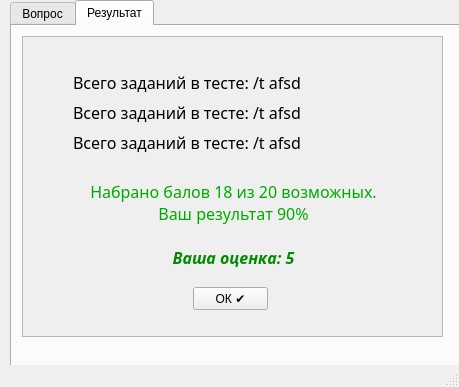
<?xml version="1.0" encoding="UTF-8"?>
<ui version="4.0">
 <class>MainWindow</class>
 <widget class="QMainWindow" name="MainWindow">
  <property name="geometry">
   <rect>
    <x>0</x>
    <y>0</y>
    <width>459</width>
    <height>387</height>
   </rect>
  </property>
  <property name="windowTitle">
   <string>MainWindow</string>
  </property>
  <widget class="QWidget" name="centralwidget">
   <widget class="QTabWidget" name="tabWidget">
    <property name="geometry">
     <rect>
      <x>10</x>
      <y>0</y>
      <width>451</width>
      <height>371</height>
     </rect>
    </property>
    <property name="currentIndex">
     <number>1</number>
    </property>
    <widget class="QWidget" name="tab1">
     <attribute name="title">
      <string>Вопрос</string>
     </attribute>
     <widget class="QScrollArea" name="scrollArea">
      <property name="geometry">
       <rect>
        <x>20</x>
        <y>10</y>
        <width>401</width>
        <height>321</height>
       </rect>
      </property>
      <property name="widgetResizable">
       <bool>true</bool>
      </property>
      <widget class="QWidget" name="scrollAreaWidgetContents_6">
       <property name="geometry">
        <rect>
         <x>0</x>
         <y>0</y>
         <width>399</width>
         <height>319</height>
        </rect>
       </property>
       <widget class="QTextBrowser" name="textBrowser">
        <property name="geometry">
         <rect>
          <x>40</x>
          <y>20</y>
          <width>321</width>
          <height>111</height>
         </rect>
        </property>
       </widget>
       <widget class="QPushButton" name="pushButton">
        <property name="geometry">
         <rect>
          <x>260</x>
          <y>250</y>
          <width>75</width>
          <height>23</height>
         </rect>
        </property>
        <property name="text">
         <string>Далее</string>
        </property>
       </widget>
       <widget class="QSplitter" name="splitter">
        <property name="geometry">
         <rect>
          <x>110</x>
          <y>180</y>
          <width>141</width>
          <height>31</height>
         </rect>
        </property>
        <property name="orientation">
         <enum>Qt::Horizontal</enum>
        </property>
        <widget class="QLabel" name="label">
         <property name="font">
          <font>
           <pointsize>16</pointsize>
          </font>
         </property>
         <property name="text">
          <string>Ответ</string>
         </property>
        </widget>
        <widget class="QLineEdit" name="lineEdit"/>
       </widget>
       <widget class="QProgressBar" name="progressBar">
        <property name="geometry">
         <rect>
          <x>20</x>
          <y>290</y>
          <width>371</width>
          <height>23</height>
         </rect>
        </property>
        <property name="value">
         <number>0</number>
        </property>
       </widget>
      </widget>
     </widget>
    </widget>
    <widget class="QWidget" name="tab2">
     <attribute name="title">
      <string>Результат</string>
     </attribute>
     <widget class="QScrollArea" name="scrollArea_2">
      <property name="geometry">
       <rect>
        <x>10</x>
        <y>10</y>
        <width>421</width>
        <height>301</height>
       </rect>
      </property>
      <property name="widgetResizable">
       <bool>true</bool>
      </property>
      <widget class="QWidget" name="scrollAreaWidgetContents">
       <property name="geometry">
        <rect>
         <x>0</x>
         <y>0</y>
         <width>419</width>
         <height>299</height>
        </rect>
       </property>
       <widget class="QLabel" name="label_6">
        <property name="geometry">
         <rect>
          <x>0</x>
          <y>190</y>
          <width>421</width>
          <height>61</height>
         </rect>
        </property>
        <property name="font">
         <font>
          <family>Arial Rounded MT Bold</family>
          <pointsize>12</pointsize>
          <weight>75</weight>
          <italic>true</italic>
          <bold>true</bold>
          <underline>false</underline>
         </font>
        </property>
        <property name="styleSheet">
         <string notr="true">color: rgb(0, 139, 0);</string>
        </property>
        <property name="text">
         <string>Ваша оценка: 5</string>
        </property>
        <property name="alignment">
         <set>Qt::AlignCenter</set>
        </property>
       </widget>
       <widget class="QLabel" name="label_5">
        <property name="geometry">
         <rect>
          <x>0</x>
          <y>130</y>
          <width>421</width>
          <height>71</height>
         </rect>
        </property>
        <property name="font">
         <font>
          <family>Arial Rounded MT Bold</family>
          <pointsize>12</pointsize>
         </font>
        </property>
        <property name="styleSheet">
         <string notr="true">color: rgb(0, 170, 0);</string>
        </property>
        <property name="text">
         <string>Набрано балов 18 из 20 возможных.
Ваш результат 90%</string>
        </property>
        <property name="alignment">
         <set>Qt::AlignCenter</set>
        </property>
       </widget>
       <widget class="QLabel" name="label_2">
        <property name="geometry">
         <rect>
          <x>50</x>
          <y>10</y>
          <width>361</width>
          <height>71</height>
         </rect>
        </property>
        <property name="font">
         <font>
          <family>Arial Rounded MT Bold</family>
          <pointsize>12</pointsize>
         </font>
        </property>
        <property name="text">
         <string>Всего заданий в тесте: /t afsd</string>
        </property>
       </widget>
       <widget class="QLabel" name="label_3">
        <property name="geometry">
         <rect>
          <x>50</x>
          <y>40</y>
          <width>361</width>
          <height>71</height>
         </rect>
        </property>
        <property name="font">
         <font>
          <family>Arial Rounded MT Bold</family>
          <pointsize>12</pointsize>
         </font>
        </property>
        <property name="text">
         <string>Всего заданий в тесте: /t afsd</string>
        </property>
       </widget>
       <widget class="QLabel" name="label_4">
        <property name="geometry">
         <rect>
          <x>50</x>
          <y>70</y>
          <width>361</width>
          <height>71</height>
         </rect>
        </property>
        <property name="font">
         <font>
          <family>Arial Rounded MT Bold</family>
          <pointsize>12</pointsize>
         </font>
        </property>
        <property name="text">
         <string>Всего заданий в тесте: /t afsd</string>
        </property>
       </widget>
       <widget class="QPushButton" name="pushButton_2">
        <property name="geometry">
         <rect>
          <x>170</x>
          <y>250</y>
          <width>75</width>
          <height>23</height>
         </rect>
        </property>
        <property name="text">
         <string>ОК ✔</string>
        </property>
       </widget>
      </widget>
     </widget>
    </widget>
   </widget>
  </widget>
  <widget class="QMenuBar" name="menubar">
   <property name="geometry">
    <rect>
     <x>0</x>
     <y>0</y>
     <width>459</width>
     <height>21</height>
    </rect>
   </property>
  </widget>
  <widget class="QStatusBar" name="statusbar"/>
 </widget>
 <resources/>
 <connections/>
</ui>
